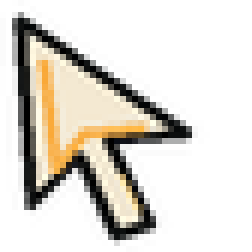
#> input picture client/ui/cursors/arrow.png, 42 x 42 px (shown 6 times larger)
$ python -i check_atlas_compression.py   (imports and definitions only)
#> lines starting #> are read from the running program, lines starting #| are printed output that depends on the picture
#> further down, picture is the input picture: PIL image 42x42 RGBA; mean R, G, B, A 46.5, 42.5, 35, 78.5
"""Private codec/layout comparison; reuses the sole Height-Dense geometry and PCK.

Original P0, block-aligned P0, and 1px extruded frames are temporary candidates,
not alternative publishers. Metrics compare source-over RGB at native pixel
centers on black/white backgrounds, not invisible RGB under zero alpha. The
readback is decoded device-selected texture data, not a gameplay benchmark.
"""
from __future__ import annotations

import argparse
import hashlib
import json
import math
from pathlib import Path
import subprocess
import sys
import time

from PIL import Image, ImageOps

REPO = Path(__file__).resolve().parents[2]
sys.path.insert(0, str(REPO / "tools"))
from asset_converter.atlas.dense_atlas import _single_page_geometry, _pack_paged
from asset_converter.source.runtime_spr import Frame
from asset_converter.runtime_pack import build_runtime_pack


# [5 lines left out: function aligned_page, not called in this run]


def extruded_page(image: Image.Image) -> Image.Image:
    result = ImageOps.expand(image, 1)
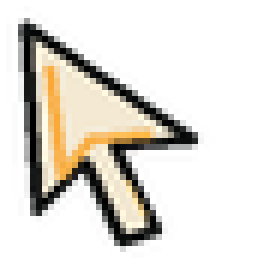
#> result: PIL image 44x44 RGBA (shown 6 times larger); mean R, G, B, A 42.4, 38.7, 31.9, 71.5; transparent parts drawn white
    result.paste(image.crop((0, 0, 1, image.height)), (0, 1))
    result.paste(image.crop((image.width-1, 0, image.width, image.height)), (image.width+1, 1))
    result.paste(result.crop((0, 1, result.width, 2)), (0, 0))
    result.paste(result.crop((0, result.height-2, result.width, result.height-1)), (0, result.height-1))
    return result


# [166 lines left out: functions histogram_metrics, composite_difference, run, not called in this run]


# [8 lines not run here, left out]

>>> from PIL import Image
>>> picture = Image.open('../../client/ui/cursors/arrow.png')
>>> result = extruded_page(picture)
